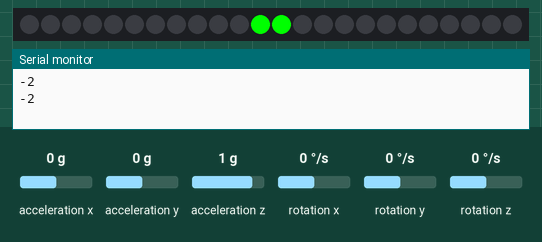
The sketch below on a simulated Arduino Uno, built with avr-gcc and run on an emulated ATmega328P. On the bench: 24 RGB LEDs in strip order, left to right, the last lines printed to the serial monitor. Wiring (inferred from the names in the program): MPU-6050 motion sensor at I2C address 0x68. The inputs (shaded band) are chosen by the test bench; at power-on: acceleration y 0 g, acceleration x 0 g, acceleration z 1 g, rotation x 0 °/s, rotation y 0 °/s, rotation z 0 °/s.

Above: at 1.8 s.
1.9 s: acceleration y set to -1.4 g
At 2.9 s:
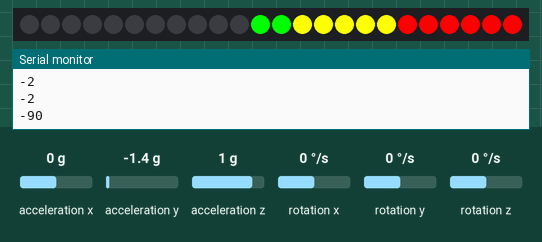
3.5 s: acceleration y set to 0.1 g
At 4.7 s:
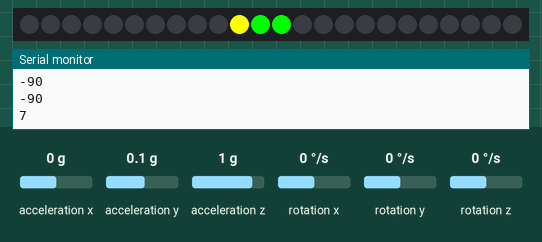
5.5 s: acceleration y set to 0.8 g
At 6.5 s:
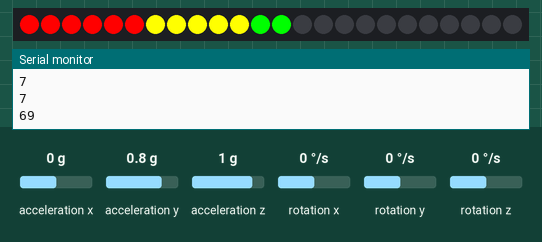
7.5 s: acceleration y set to 0 g
At 8.4 s:
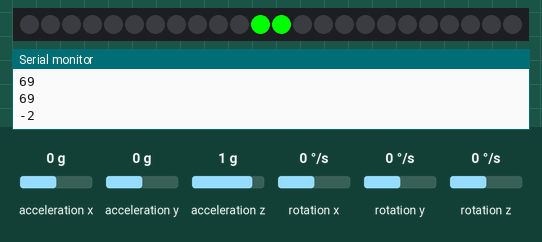
9.5 s: acceleration y set to -0.8 g
At 11.4 s:
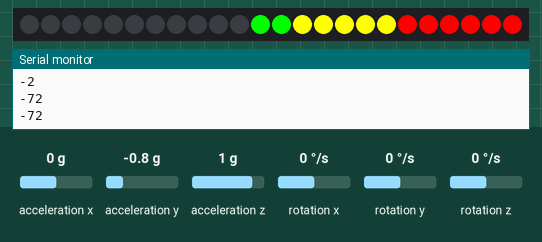
Timing chart, 0 to 12.5 s (numbered marks = the images above; inputs shaded):
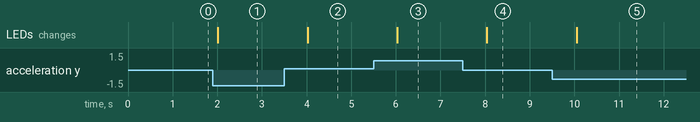

The sketch:

allesZusammen.ino
```cpp
#include <Wire.h>
#include <Adafruit_GFX.h>
#include "Adafruit_LEDBackpack.h"

Adafruit_24bargraph bar = Adafruit_24bargraph();

void setup() {
  Serial.begin(9600);
  Serial.flush();

  setupGradmesser();
  setupLedBar();
}


void loop() {
  int nGrad = getGrad();
  showLedBar(nGrad);
  delay(1000);
}

void setupLedBar(){
   bar.begin(0x70);  // pass in the address
}

void setupGradmesser(){
  Wire.begin();
  Wire.beginTransmission(0x68); // Begins a transmission to the I2C slave (GY-521 board)
  Wire.write(0x6B); // PWR_MGMT_1 register
  Wire.write(0); // set to zero (wakes up the MPU-6050)
  Wire.endTransmission(true);
}

void showLedBar(int nGrad){
  Serial.println(nGrad);
  int nGrenzen[] = {4, 8, 12, 16, 20, 24, 28, 32, 36, 40, 44, 48};
  int nElementCount = sizeof(nGrenzen) / sizeof(int);

  //alles ausschalten
  for(int i = 0; i < 24; i++){
    bar.setBar(i, LED_OFF);
  }

  //zwei Grüne in der Mitte immer anschalten
  bar.setBar(11, LED_GREEN);
  bar.setBar(12, LED_GREEN);

  if(nGrad > 0){
    for(int i = 1; i <= nElementCount; i++){
      int nFarbe;
      if(i < 6){
        nFarbe = LED_YELLOW;
      }else{
        nFarbe = LED_RED;
      }
      if(nGrad >= nGrenzen[i-1]){
        bar.setBar(11-i, nFarbe);
      }else{
        bar.setBar(11-i, LED_OFF);
      }
    }
  }else if(nGrad < 0){
    for(int i = 1; i <= nElementCount; i++){
      int nFarbe;
      if(i < 6){
        nFarbe = LED_YELLOW;
      }else{
        nFarbe = LED_RED;
      }
      if(nGrad * -1 >= nGrenzen[i-1]){
        bar.setBar(i + 12, nFarbe);
      }else{
        bar.setBar(i + 12, LED_OFF);
      }
    }
  }
  bar.writeDisplay();
}

int getGrad(){
  const int ACCEL_OFFSET   = 200;
  Wire.beginTransmission(0x68);
  Wire.write(0x3B); // starting with register 0x3B (ACCEL_XOUT_H) [MPU-6000 and MPU-6050 Register Map and Descriptions Revision 4.2, p.40]
  Wire.endTransmission(false); // the parameter indicates that the Arduino will send a restart. As a result, the connection is kept active.
  Wire.requestFrom(0x68, 7*2, true); // request a total of 7*2=14 registers

  int accValue[3];
  for(byte i=0; i<3; i++) {
    accValue[i] = Wire.read()<<8 | Wire.read(); // reading registers: ACCEL_XOUT, ACCEL_YOUT, ACCEL_ZOUT
  }
  return constrain(map(accValue[1] - ACCEL_OFFSET, -16800, 16800, -90, 90), -90, 90);
}
```

Measured:
- after the input at 1.9 s, the LEDs: change after 0.11 s (image 1)
- after the input at 3.5 s, the LEDs: change after 0.52 s (image 2)
- after the input at 5.5 s, the LEDs: change after 0.53 s (image 3)
- after the input at 7.5 s, the LEDs: change after 0.54 s (image 4)
- after the input at 9.5 s, the LEDs: change after 0.55 s (image 5)
